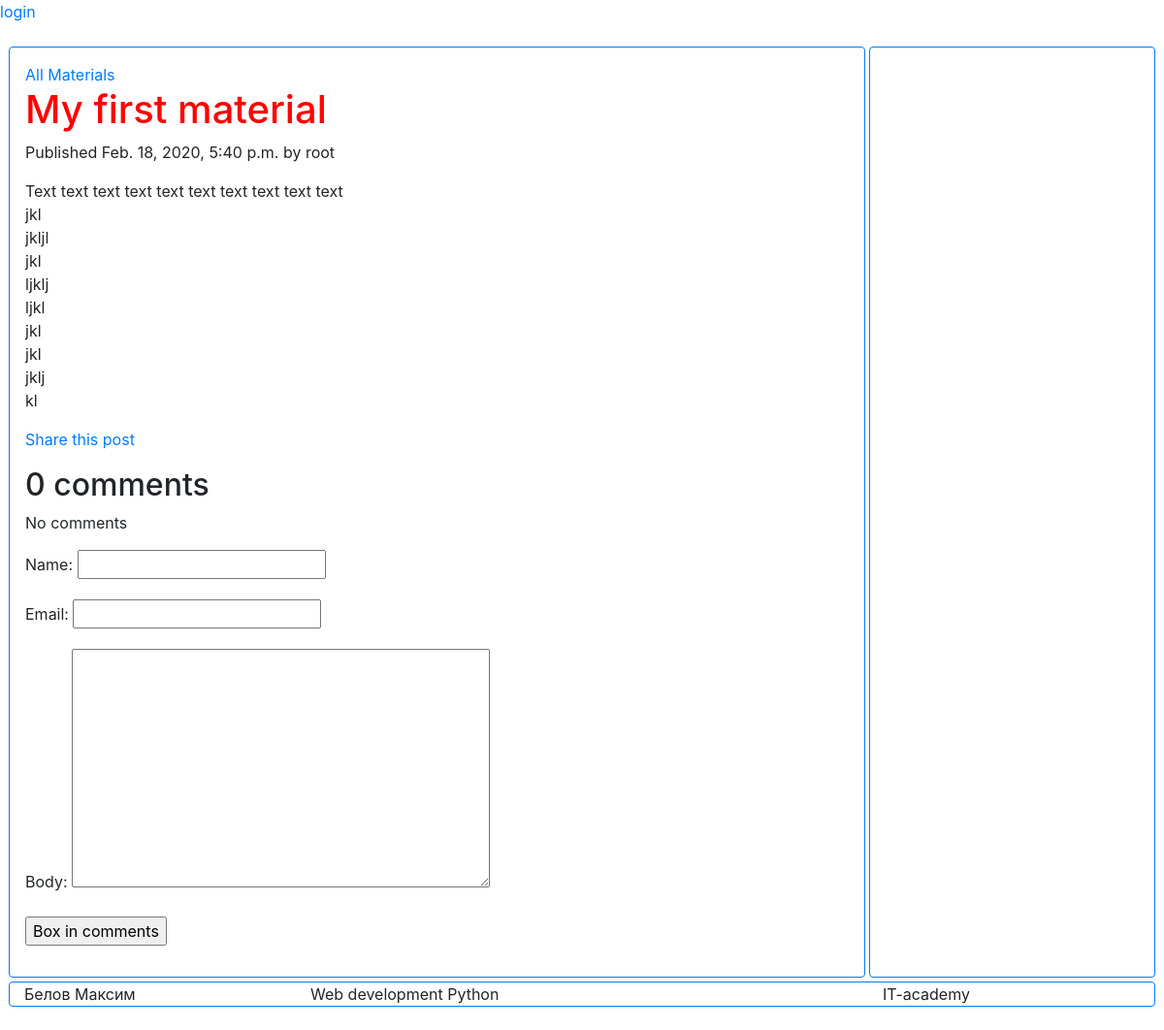
/2020/2/18/myslug/, run on an earlier commit of the app's database.
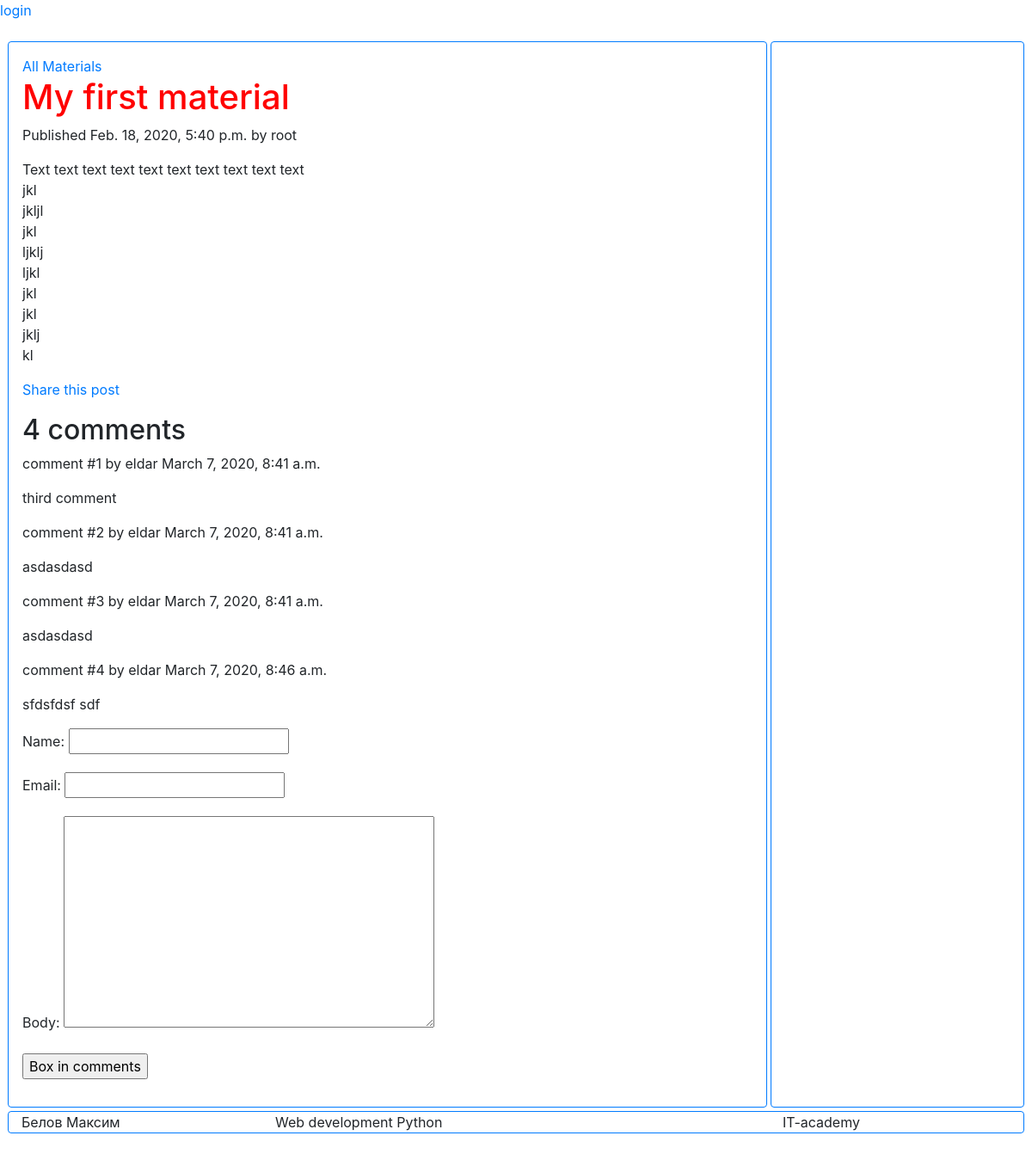
And on a later commit of the database.
### lesson/models.py (models this page shows, shortened)
class Material(models.Model):
    MATERIAL_TYPES = (
        ('theory', 'Theoretical'),
        ('practice', 'Practical'),
    )
    STATUS_TYPES = (
        ('private', 'Draft'),
        ('public', 'Published'),
    )
    title = models.CharField(max_length=250)
    slug = models.SlugField(max_length=250,
                            unique_for_date='publish')
    body = models.TextField()
    publish = models.DateTimeField(default=timezone.now)
    updated = models.DateTimeField(auto_now=True)
    created = models.DateTimeField(auto_now_add=True)
    material_type = models.CharField(max_length=20,
                                     choices=MATERIAL_TYPES,
                                     default='theory')
    status = models.CharField(max_length=20,
                              choices=STATUS_TYPES,
                              default='private')
    author = models.ForeignKey(User,
                               on_delete=models.CASCADE,
                               related_name='user_materials')
    objects = models.Manager()
    published = PublishedManager()

class Comment(models.Model):
    material = models.ForeignKey(Material,
                                 on_delete=models.CASCADE,
                                 related_name='comments')
    name = models.CharField(max_length=80)
    email = models.EmailField()
    body = models.TextField()
    created = models.DateTimeField(auto_now_add=True)
    objects = models.Manager()

### lesson/views.py (the view)
def material_details(request, year, month, day, slug):
    material = get_object_or_404(models.Material,
                                 slug=slug,
                                 publish__year=year,
                                 publish__month=month,
                                 publish__day=day)
    new_comment = None
    if request.method == 'POST':
        comment_form = forms.CommentForm(request.POST)
        if comment_form.is_valid():
            new_comment = comment_form.save(commit=False)
            new_comment.material = material
            new_comment.save()
        return redirect(material)
    else:
        comment_form = forms.CommentForm()
    return render(request,
                  'material/detail.html',
                  {'material': material,
                   'new_comment': new_comment,
                   'form': comment_form})

### lesson/forms.py
class CommentForm(forms.ModelForm):
    class Meta:
        model = models.Comment
        fields = ('name', 'email', 'body')

### lesson/templates/material/detail.html (shortened to what this page needs)
{% extends "base.html" %}
{% block content %}
<a href="{% url "lesson:all_materials" %}">All Materials</a>
    <h1>{{ material.title}}</h1>
        <p>
            Published {{ material.publish }} by {{ material.author }}
        </p>
        <p>
            {{ material.body|linebreaks}}
        </p>
        <p>
        <a href="{% url "lesson:share_material" material.id %}" >
            Share this post
        </a>
        </p>
        {% with material.comments.all.count as total_comments %}
            <h2>{{ total_comments }} comment{{ total_comments|pluralize}}</h2>
        {% endwith %}
        {% for comment in material.comments.all %}
            <p>comment #{{forloop.counter}} by {{ comment.name }} {{ comment.created }}</p>
            <p>{{ comment.body|linebreaks }}</p>
        {% empty %}
            <p>No comments</p>
        {% endfor %}
        {% if new_comment %}
            <p>comment was created</p>
        {% else %}
            <form action="." method="post">
                {{ form.as_p }}
                <p><input type="submit" value="Box in comments"></p>
            </form>
        {% endif %}
{% endblock%}

### lesson/templates/base.html (shortened to what this page needs)
{% load static %}
{% load bootstrap4 %}
{% bootstrap_css%}
{% load static %}
<!DOCTYPE html>
<html lang="en">
    <link href="{% static "style.css" %}" rel="stylesheet">
</head>
<body>
<header>
    {% if request.user.is_authenticated %}
        Hi {{ request.user.first_name }}
    <a href="{% url "lesson:logout" %}"> logout </a>
    <a href="{% url "lesson:profile" %}"> Profile </a>
    <a href="{% url "lesson:register" %}"> Register </a>
    <a href="{% url "lesson:edit" %}"> Edit </a>
    {% else %}
        <a href="{% url "lesson:login" %}"> login </a>
    {% endif %}
</header>
   <div class="container-flex m-4">
        <div class="row mb-1">
            <div class="col-sm-9 pr-sm-1 pl-sm-0">
                <div class="p-3 border border-primary rounded" >{% block content %}{% endblock %}</div>
            </div>
            <div class="col-sm-3 border border-primary rounded">
            </div>
        </div>
        <div class="row border  border-primary rounded">
            <div class="col-sm-3">
                Белов Максим
            </div>
            <div class="col-sm-6">
                Web development Python
            </div>
            <div class="col-sm-3">
                IT-academy
            </div>
        </div>
    </div>
</body>
</html>

### lesson/static/style.css (style rules this page uses)
h1 { color:red }

What changed in the data, as far as the page shows it:
added Comment: name "eldar", created "March 7, 2020, 8:41 a.m.", body "third comment"
added Comment: name "eldar", created "March 7, 2020, 8:41 a.m.", body "asdasdasd"
added Comment: name "eldar", created "March 7, 2020, 8:41 a.m.", body "asdasdasd"
added Comment: name "eldar", created "March 7, 2020, 8:46 a.m.", body "sfdsfdsf sdf"
Also different on the page:
{{ total_comments }}: "0" → "4"
text no longer shown: "No comments"
